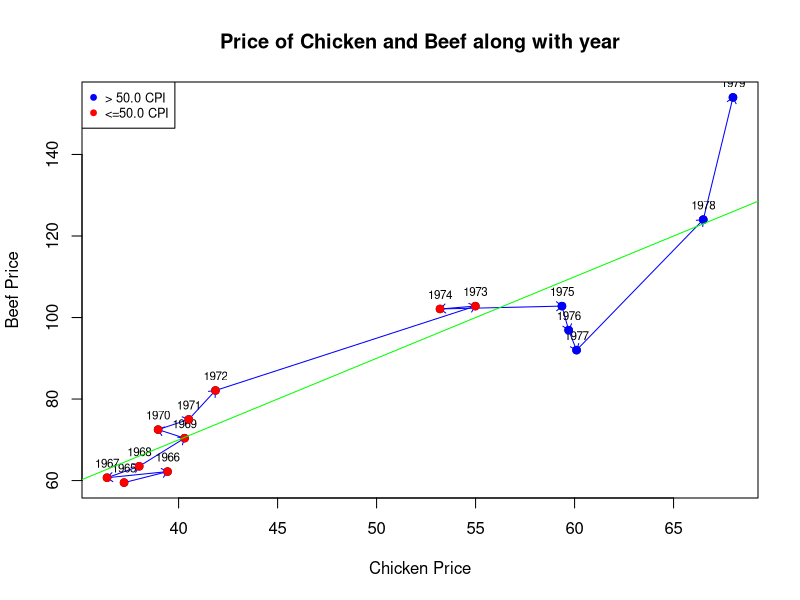
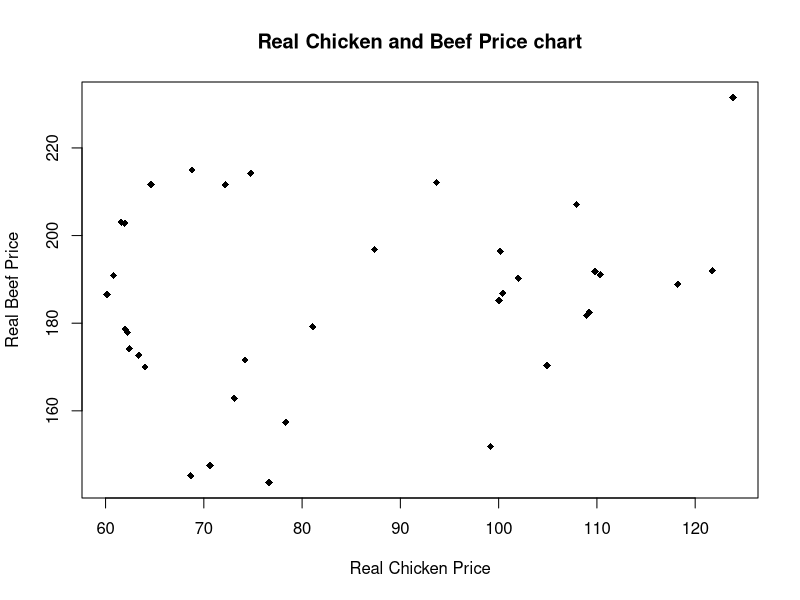
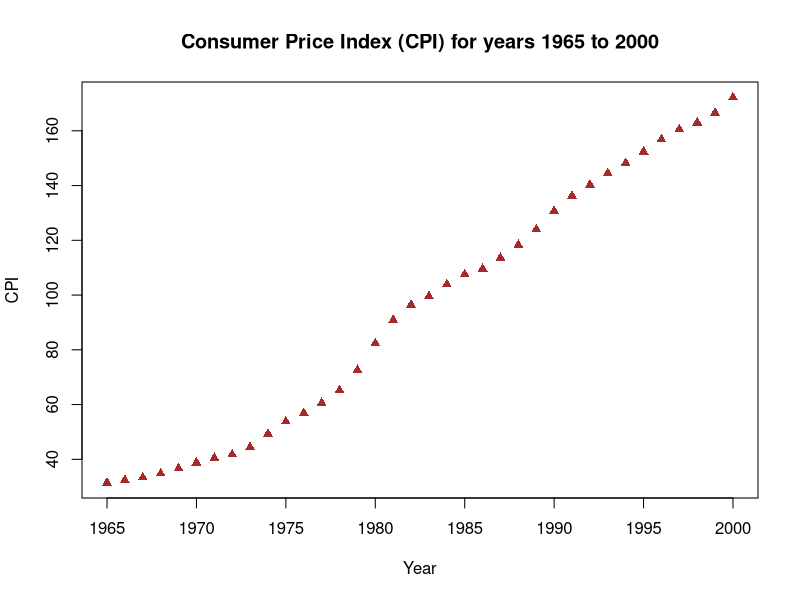
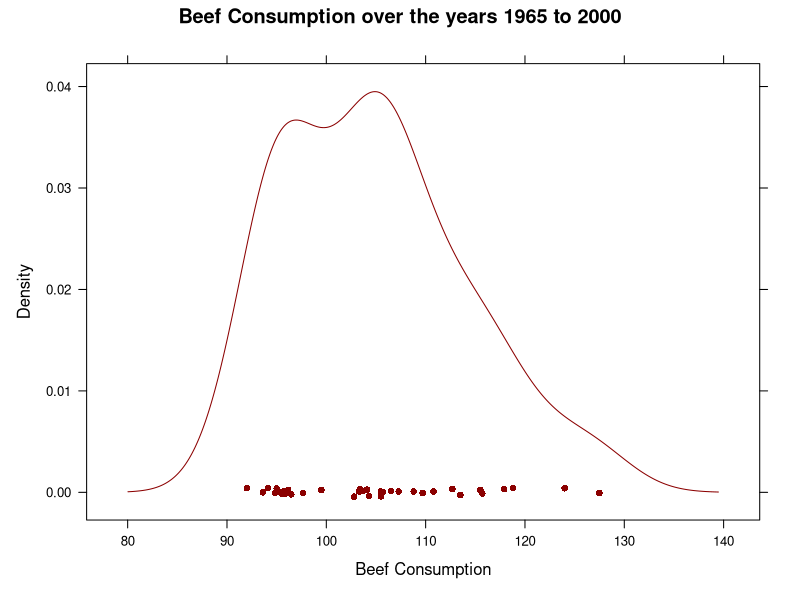
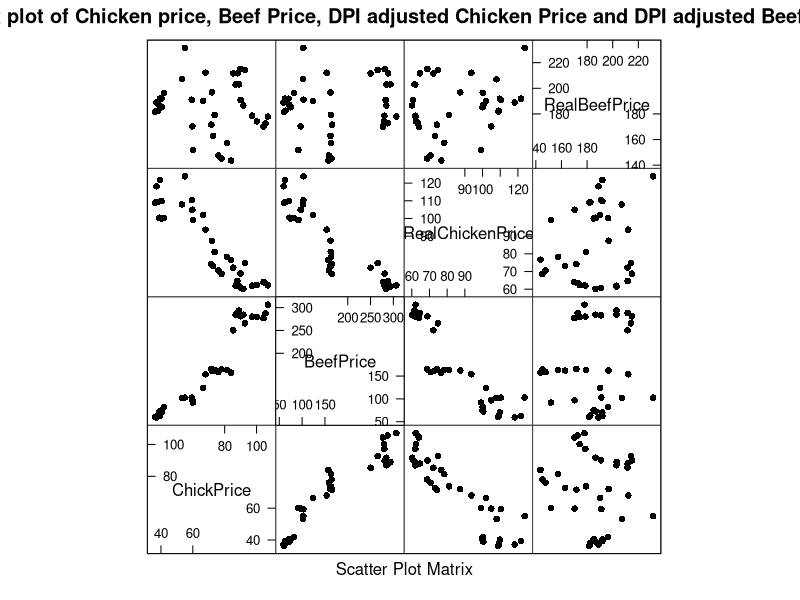
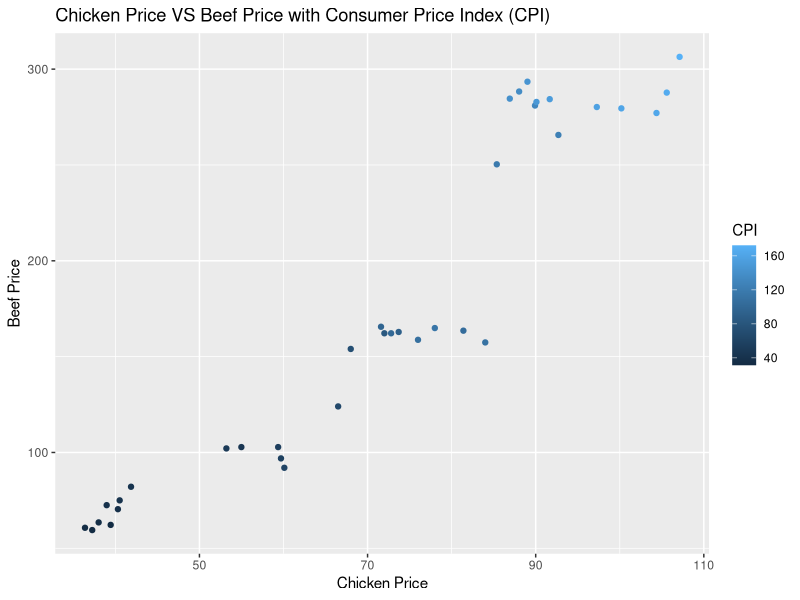

Source code (R) for these figures, in order:
library(lattice)
library(ggplot2)

#Read Data from the csv file to a variable beefData
beefData<-read.csv('BeefData.csv',header=TRUE)
#Display beefData
beefData

#************************************************************************************************************************************************************

#Basic Plotting functions
subsetData<-beefData[1:15,]
plot(subsetData$ChickPrice, subsetData$BeefPrice, main="Price of Chicken and Beef along with year", xlab="Chicken Price", ylab="Beef Price", pch=19)

#Adding arrows. Draws arrows between datapoints for the first 15 observations. I took a subset so that the chart doesn't look cluttered with all the arrows.
s <- seq(14)
arrows(subsetData$ChickPrice[s], subsetData$BeefPrice[s], subsetData$ChickPrice[s+1], subsetData$BeefPrice[s+1], col="blue", length=0.07,angle=40)

#Adding text. Puts the year that each of the points in the chart belongs to right next to it.
s <- seq(15)
text(subsetData$ChickPrice[s], subsetData$BeefPrice[s],paste(subsetData$Year[s]),pos=3, cex=0.70, col="black")

#Draws points of different colors and adds legend to the chart
morecpi<-subset(subsetData, CPI>50.0)
lesscpi<-subset(subsetData, CPI<=50.0)
#Draw all the datapoints corresponding to CPI>50.0 in blue color.
points(morecpi$ChickPrice[s], morecpi$BeefPrice[s], type="p", pch=19, col = "blue", subset=morecpi$CPI[s])
#Draw all the datapoints corresponding to CPI<=50.0 in red color.
points(lesscpi$ChickPrice[s], lesscpi$BeefPrice[s], type="p", pch=19, col = "red", subset=lesscpi$CPI[s])
#Puts the legend on the top left corner
legend("topleft", legend=c("> 50.0 CPI", "<=50.0 CPI"), col=c("blue","red"), pch =19, cex=0.77)
#Draw a baseline
abline(a=-10, b=2, col="green")

plot(beefData$RealChickenPrice,beefData$RealBeefPrice, pch=18, main = "Real Chicken and Beef Price chart", ylab = "Real Beef Price", xlab = "Real Chicken Price");
qqplot(beefData$Year, beefData$CPI, pch=17, col="brown", ylab="CPI", xlab = "Year", main="Consumer Price Index (CPI) for years 1965 to 2000")

#lattice package
densityplot(~beefData$BeefConsump, main="Beef Consumption over the years 1965 to 2000", xlab="Beef Consumption", col="darkred", pch=16)
splom(beefData[c(2,3,7,8)], main="Matrix plot of Chicken price, Beef Price, DPI adjusted Chicken Price and DPI adjusted Beef Price", pch=16, col="black")

#ggplot2 package
qplot(ChickPrice, BeefPrice, data=beefData, color=CPI, main="Chicken Price VS Beef Price with Consumer Price Index (CPI)", ylab = "Beef Price", xlab = "Chicken Price")




